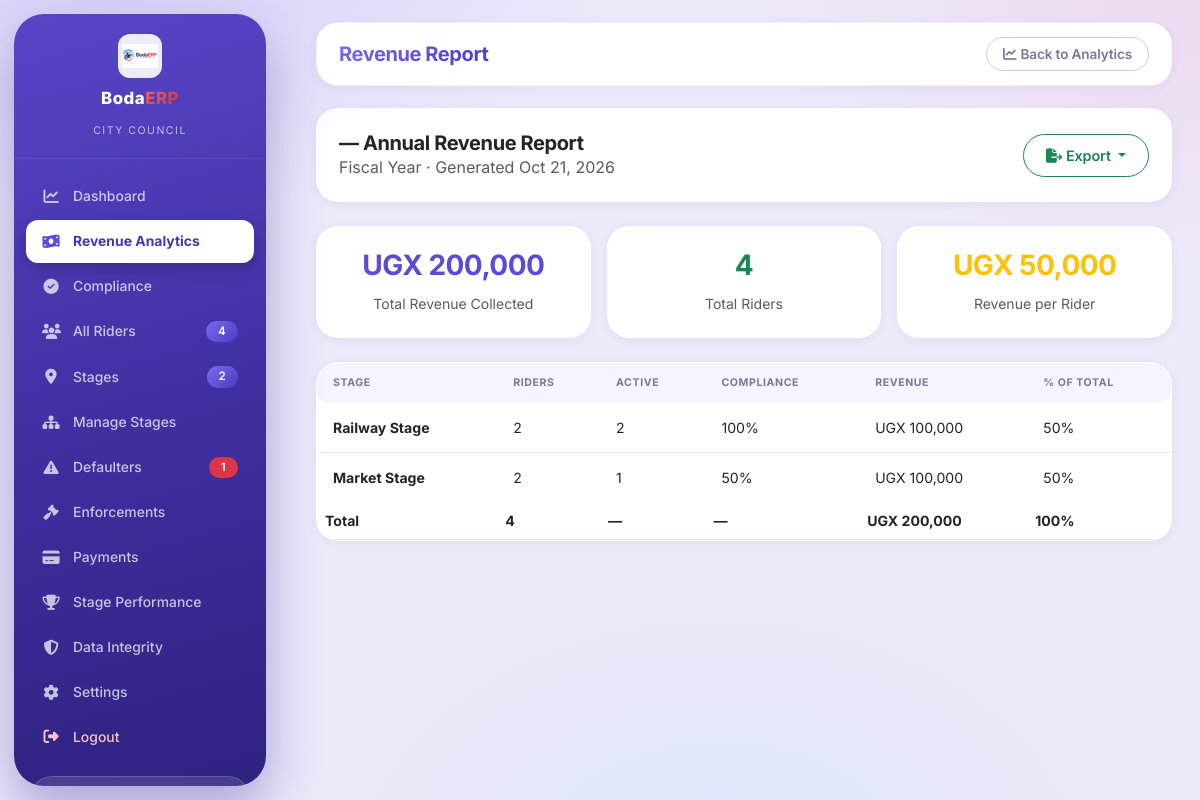
/pages/citycouncil/revenue-report.php (signed in), run on an earlier commit of the app's database.
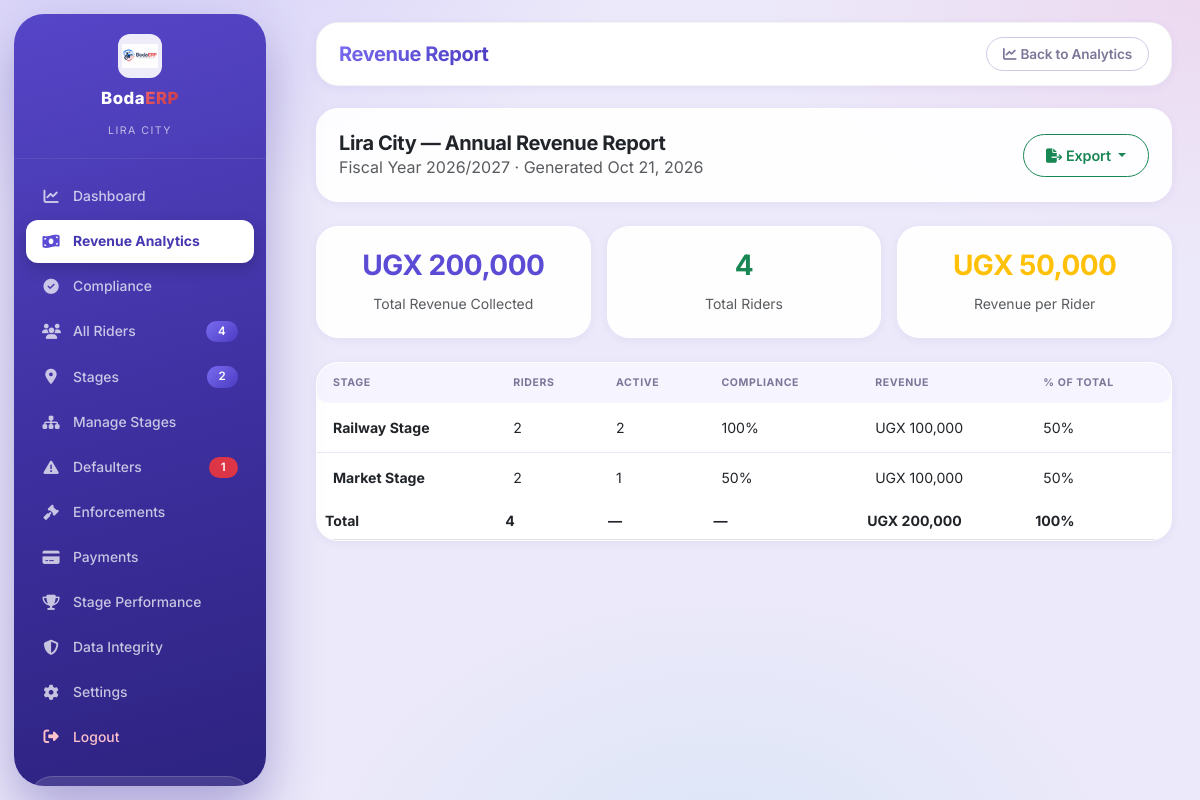
And on a later commit of the database.
### tables this page shows
CREATE TABLE cities (
  id                 CHAR(3) PRIMARY KEY,                  
  name               VARCHAR(120) NOT NULL,
  country            VARCHAR(80)  NOT NULL DEFAULT 'Uganda',
  currency           CHAR(3)      NOT NULL DEFAULT 'UGX',
  logo_path          VARCHAR(255),
  annual_fee         DECIMAL(12,2) NOT NULL DEFAULT 0,
  fiscal_year        VARCHAR(20)  NOT NULL DEFAULT '2026/2027',
  id_prefix          VARCHAR(20)  NOT NULL,
  status             ENUM('active','pending','suspended') NOT NULL DEFAULT 'pending',
  contact_email      VARCHAR(150),
  contact_phone      VARCHAR(30),
  address            VARCHAR(255),
  payment_gateway    VARCHAR(60),
  sms_gateway        VARCHAR(60),
  revenue_split_city        TINYINT UNSIGNED NOT NULL DEFAULT 55,
  revenue_split_association TINYINT UNSIGNED NOT NULL DEFAULT 26,
  revenue_split_platform    TINYINT UNSIGNED NOT NULL DEFAULT 9,
  revenue_split_government  TINYINT UNSIGNED NOT NULL DEFAULT 10,
  compliance_target  TINYINT UNSIGNED NOT NULL DEFAULT 70,
  grace_period_days  SMALLINT UNSIGNED NOT NULL DEFAULT 30,
  reminder_days      SMALLINT UNSIGNED NOT NULL DEFAULT 14,
  created_by         INT NULL,
  created_at         DATETIME NOT NULL DEFAULT CURRENT_TIMESTAMP,
  updated_at         DATETIME NOT NULL DEFAULT CURRENT_TIMESTAMP ON UPDATE CURRENT_TIMESTAMP,
  CONSTRAINT chk_revenue_split CHECK (revenue_split_city + revenue_split_association + revenue_split_platform + revenue_split_government = 100)
);

### includes/functions.php (called while the page is built, shortened)
<?php
require_once __DIR__ . '/db_helpers.php';
function h(?string $s): string {
    return htmlspecialchars($s ?? '', ENT_QUOTES, 'UTF-8');
}

### config/database.php (called while the page is built, shortened)
<?php
function db(): mysqli {
    static $link = null;
    if ($link === null) {
        try {
            $link = mysqli_connect(DB_HOST, DB_USER, DB_PASS, DB_NAME, (int) DB_PORT);
            $link->set_charset(DB_CHARSET);
        } catch (mysqli_sql_exception $e) {
            error_log('BodaERP DB Connection Error: ' . $e->getMessage());
            die('Database connection failed. Please try again later or contact support.');
        }
    }
    return $link;
}

### includes/db_helpers.php (called while the page is built, shortened)
<?php
require_once __DIR__ . '/../config/database.php';
function _dbPrepare(string $sql, array $params = []): mysqli_stmt {
    $values = $params;
    $stmt = db()->prepare($sql);
    if ($values !== []) {
        $types = '';
        foreach ($values as $v) {
            if (is_int($v))       $types .= 'i';
            elseif (is_float($v)) $types .= 'd';
            elseif (is_bool($v))  { $types .= 'i'; }
            else                   $types .= 's';
        }
        $bound = [];
        foreach ($values as $k => $v) {
            $bound[$k] = is_bool($v) ? (int) $v : $v;
        }
        $stmt->bind_param($types, ...$bound);
    }
    return $stmt;
}
function fetchOne(string $sql, array $params = []): ?array {
    $stmt = _dbPrepare($sql, $params);
    $stmt->execute();
    $row = $stmt->get_result()->fetch_assoc();
    return $row ?? null;
}

### pages/citycouncil/revenue-report.php (the view, shortened to what the changed rows need)
<?php
$cityId = $_SESSION['city_id'];
$city = fetchOne("SELECT * FROM cities WHERE id = ?", [$cityId]);
?>
<!DOCTYPE html>
<html lang="en">
<head>
    <?php $pageTitle = 'Revenue Report - BodaERP'; require __DIR__ . '/../../includes/partials/head-assets.php'; ?>
</head>
<body>
<?php require __DIR__ . '/../../includes/partials/sidebar-citycouncil.php'; ?>
<div class="main-content" id="mainContent">
    <div class="content-area">
        <div class="card mb-4"><div class="card-body d-flex justify-content-between align-items-center flex-wrap gap-2">
            <div>
                <h5 class="fw-bold mb-0"><?= h($city['name']) ?> — Annual Revenue Report</h5>
                <p class="text-muted mb-0">Fiscal Year <?= h($city['fiscal_year']) ?> · Generated <?= date('M d, Y') ?></p>
            </div>
        </div></div>
        <div class="card">
            <div class="card-body p-0">
                <div class="table-responsive">
                    <table class="table table-hover mb-0" id="revenueReportTable">
                        <thead><tr><th>Stage</th><th>Riders</th><th>Active</th><th>Compliance</th><th>Revenue</th><th>% of Total</th></tr></thead>
                    </table>
                </div>
            </div>
        </div>
    </div>
</div>
</body>
</html>

### includes/partials/sidebar-citycouncil.php (shortened to what the changed rows need)
<nav class="sidebar" id="sidebar">
    <div class="sidebar-header">
        <img src="<?= h(BASE_URL . ($_SESSION['city_logo'] ?: '/assets/images/logo.png')) ?>" alt="BodaERP" onerror="this.src='<?= BASE_URL ?>/assets/images/logo.png'">
        <h5 class="text-gradient-blue">Boda<span style="background: var(--secondary-red-gradient); -webkit-background-clip: text; -webkit-text-fill-color: transparent;">ERP</span></h5>
        <small><?= h($_SESSION['city_name'] ?? 'City Council') ?></small>
    </div>
        <?php require __DIR__ . '/logout-item.php'; ?>

What changed in the data, as far as the page shows it:
added cities: name "Lira City", fiscal_year "2026/2027"
Also different on the page:
$_SESSION['city_name']: "CITY COUNCIL" → "LIRA CITY"
